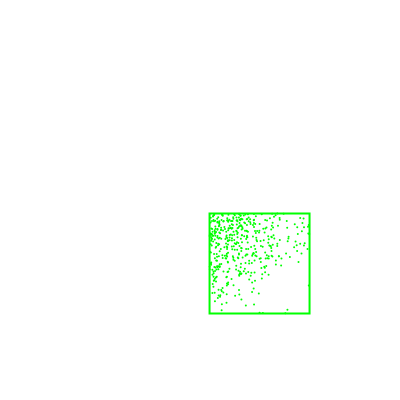
Frame 1 (no input)
Frame 60 (no input): identical to frame 1, image omitted
Frame 120 (the mouse pressed at the canvas centre since frame 60): identical to frame 1, image omitted

The p5.js sketch that drew this single still picture (run headless with seeded random() and noise() and a simulated clock; from frame 60 on, the mouse is pressed at the canvas centre):

// p5.js sketch
// ── sketch.js
let qtree;

function setup() {
  createCanvas(400, 400);

  let boundary = new Rectangle(200, 200, 200, 200);
  qtree = new QuadTree(boundary, 4);
  
  for (var i = 0; i < 3000; i++) {
    let x = randomGaussian(width / 2, width / 8);
    let y = randomGaussian(height / 2, height / 8);
    let m = new Point(x, y);
    qtree.insert(m);
  }

  // for (var i = 0; i < 500; i++) {
  //   let p = new Point(random(width),random(height));
  //   qt.insert(p);
  // }
  qtree.show();
  
  
  stroke(0, 255, 0);
  rectMode(CENTER);
  let range = new Rectangle(random(width), random(height), 50, 50);
  rect(range.x, range.y, range.w*2 , range.h*2 );
  
  let points = []; 
  qtree.query(range, points);
  for (let p of points) {
    point(p.x, p.y)
  }
}

function draw() {
  /*if (mouseIsPressed) {
    for (var i = 0; i < 5; i++) {
      let m = new Point(mouseX + random(-5, 5), mouseY + random(-5, 5));
      console.log('.')
      qtree.insert(m);
    }
  }

  background(0);
  qtree.show();*/
}

// ── quadtree.js
class Point {
  constructor(x,y) {
    this.x = x;
    this.y = y;
  }
}

class Rectangle {
  constructor(x,y,w,h) {
    this.x = x;
    this.y = y;
    this.w = w;
    this.h = h;
  }
  
  contains(point) {
    return (point.x >= this.x - this.w &&
      point.x <= this.x + this.w &&
      point.y >= this.y - this.h &&
      point.y <= this.y + this.h);
  }
  
  intersects(range) {
    return !(range.x - range.w > this.x + this.w ||
    range.x + range.w < this.x - this.w ||
    range.y - range.h > this.y + this.h ||
    range.y + range.h < this.y - this.h);
  }
}

class QuadTree {
  constructor(boundary, n) {
    this.boundary = boundary;
    this.capacity = n;
    this.points = [];
    this.divided = false;
  }
  
  subdivide() {
    
    let x = this.boundary.x;
    let y = this.boundary.y;
    let w = this.boundary.w;
    let h = this.boundary.h;
    
    let ne = new Rectangle(x + w/2, y - h/2, w/2, h/2);
    let nw = new Rectangle(x - w/2, y - h/2, w/2, h/2);
    let se = new Rectangle(x + w/2, y + h/2, w/2, h/2);
    let sw = new Rectangle(x - w/2, y + h/2, w/2, h/2);
    this.northwest = new QuadTree(nw, this.capacity);
    this.northeast = new QuadTree(ne, this.capacity);
    this.southwest = new QuadTree(sw, this. capacity);
    this.southeast = new QuadTree(se, this.capacity);
  }
  
  insert(point) {
    // check if this node contains the point
    if (!this.boundary.contains(point)) {
      return false;
    }
    // check if nodes capacity is reached
    if (this.points.length < this.capacity) {
      // insert node if capacity ia avail
      this.points.push(point);
      return true;
    } else {
      // check if node is divided
      if (!this.divided) {
        this.subdivide();
        this.divided = true;
      }
      if (this.northeast.insert(point)) {
        return true;
      } else if (this.northwest.insert(point)) {
        return true;
      } else if (this.southeast.insert(point)) {
        return true;
      } else if (this.southwest.insert(point)) {
        return true;
      }
    }
  }
  
  query(range, found) {
    // check if current quadtree node does not intersect the queried range
    if (!this.boundary.intersects(range)) {
      // return empty array if not intersected 
      return;
    } else {
      for (let p of this.points) {
        // check each point, if it is inside the queried range
        if (range.contains(p)) {
          found.push(p);
        }
      }
      
      // recursivly querying the branches
      if (this.divided) {
        this.northwest.query(range, found);
        this.northeast.query(range, found);
        this.southwest.query(range, found);
        this.southeast.query(range, found);
      }
    }
  }
  
  show() {
    stroke(255);
    strokeWeight(1);
    noFill();
    rectMode(CENTER);
    rect(this.boundary.x, this.boundary.y, this.boundary.w*2, this.boundary.h*2);
    if (this.divided){
      this.northwest.show();
      this.northeast.show();
      this.southwest.show();
      this.southeast.show();
    }
    for (let p of this.points) {
      strokeWeight(2);
      point(p.x, p.y);
    }
  }
}
